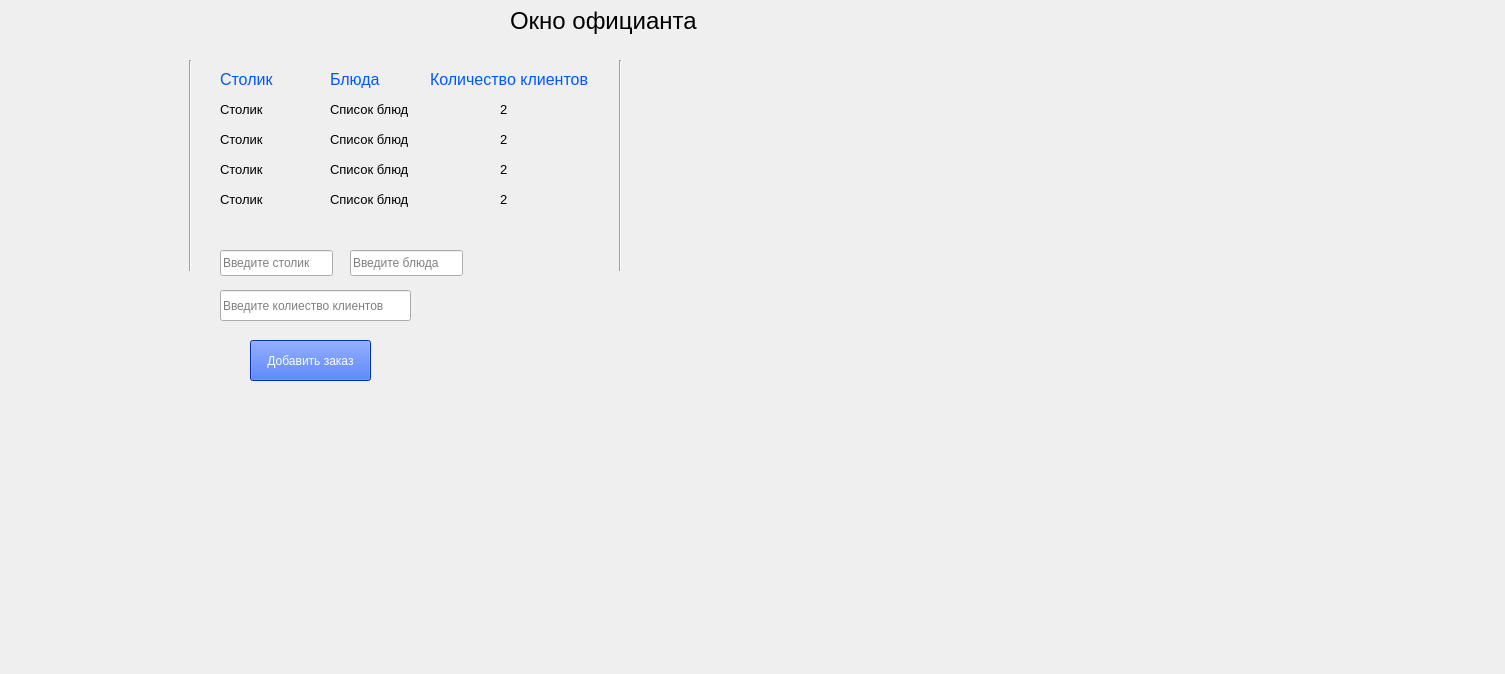
<?xml version="1.0" encoding="UTF-8"?>
<ui version="4.0">
 <class>Widget</class>
 <widget class="QWidget" name="Widget">
  <property name="geometry">
   <rect>
    <x>0</x>
    <y>0</y>
    <width>1505</width>
    <height>674</height>
   </rect>
  </property>
  <property name="windowTitle">
   <string>Widget</string>
  </property>
  <widget class="QLabel" name="label">
   <property name="geometry">
    <rect>
     <x>510</x>
     <y>0</y>
     <width>211</width>
     <height>41</height>
    </rect>
   </property>
   <property name="font">
    <font>
     <pointsize>18</pointsize>
    </font>
   </property>
   <property name="text">
    <string>Окно официанта</string>
   </property>
  </widget>
  <widget class="QLabel" name="label_2">
   <property name="geometry">
    <rect>
     <x>330</x>
     <y>70</y>
     <width>58</width>
     <height>18</height>
    </rect>
   </property>
   <property name="font">
    <font>
     <pointsize>12</pointsize>
    </font>
   </property>
   <property name="styleSheet">
    <string notr="true">color: rgb(0, 88, 255);</string>
   </property>
   <property name="text">
    <string>Блюда</string>
   </property>
  </widget>
  <widget class="QLabel" name="label_3">
   <property name="geometry">
    <rect>
     <x>430</x>
     <y>70</y>
     <width>181</width>
     <height>18</height>
    </rect>
   </property>
   <property name="font">
    <font>
     <pointsize>12</pointsize>
    </font>
   </property>
   <property name="styleSheet">
    <string notr="true">color: rgb(0, 88, 255);</string>
   </property>
   <property name="text">
    <string>Количество клиентов</string>
   </property>
  </widget>
  <widget class="QLabel" name="label_4">
   <property name="geometry">
    <rect>
     <x>220</x>
     <y>70</y>
     <width>61</width>
     <height>18</height>
    </rect>
   </property>
   <property name="font">
    <font>
     <pointsize>12</pointsize>
    </font>
   </property>
   <property name="styleSheet">
    <string notr="true">color: rgb(0, 88, 255);</string>
   </property>
   <property name="text">
    <string>Столик</string>
   </property>
  </widget>
  <widget class="QLabel" name="label_5">
   <property name="geometry">
    <rect>
     <x>220</x>
     <y>100</y>
     <width>181</width>
     <height>18</height>
    </rect>
   </property>
   <property name="font">
    <font>
     <pointsize>10</pointsize>
    </font>
   </property>
   <property name="text">
    <string>Столик</string>
   </property>
  </widget>
  <widget class="QLabel" name="label_6">
   <property name="geometry">
    <rect>
     <x>220</x>
     <y>130</y>
     <width>181</width>
     <height>18</height>
    </rect>
   </property>
   <property name="font">
    <font>
     <pointsize>10</pointsize>
    </font>
   </property>
   <property name="text">
    <string>Столик</string>
   </property>
  </widget>
  <widget class="QLabel" name="label_7">
   <property name="geometry">
    <rect>
     <x>220</x>
     <y>160</y>
     <width>181</width>
     <height>18</height>
    </rect>
   </property>
   <property name="font">
    <font>
     <pointsize>10</pointsize>
    </font>
   </property>
   <property name="text">
    <string>Столик</string>
   </property>
  </widget>
  <widget class="QLabel" name="label_8">
   <property name="geometry">
    <rect>
     <x>220</x>
     <y>190</y>
     <width>181</width>
     <height>18</height>
    </rect>
   </property>
   <property name="font">
    <font>
     <pointsize>10</pointsize>
    </font>
   </property>
   <property name="text">
    <string>Столик</string>
   </property>
  </widget>
  <widget class="QLabel" name="label_9">
   <property name="geometry">
    <rect>
     <x>330</x>
     <y>100</y>
     <width>181</width>
     <height>18</height>
    </rect>
   </property>
   <property name="font">
    <font>
     <pointsize>10</pointsize>
    </font>
   </property>
   <property name="text">
    <string>Список блюд</string>
   </property>
  </widget>
  <widget class="QLabel" name="label_10">
   <property name="geometry">
    <rect>
     <x>330</x>
     <y>130</y>
     <width>181</width>
     <height>18</height>
    </rect>
   </property>
   <property name="font">
    <font>
     <pointsize>10</pointsize>
    </font>
   </property>
   <property name="text">
    <string>Список блюд</string>
   </property>
  </widget>
  <widget class="QLabel" name="label_11">
   <property name="geometry">
    <rect>
     <x>330</x>
     <y>160</y>
     <width>181</width>
     <height>18</height>
    </rect>
   </property>
   <property name="font">
    <font>
     <pointsize>10</pointsize>
    </font>
   </property>
   <property name="text">
    <string>Список блюд</string>
   </property>
  </widget>
  <widget class="QLabel" name="label_12">
   <property name="geometry">
    <rect>
     <x>330</x>
     <y>190</y>
     <width>181</width>
     <height>18</height>
    </rect>
   </property>
   <property name="font">
    <font>
     <pointsize>10</pointsize>
    </font>
   </property>
   <property name="text">
    <string>Список блюд</string>
   </property>
  </widget>
  <widget class="QLabel" name="label_13">
   <property name="geometry">
    <rect>
     <x>500</x>
     <y>100</y>
     <width>181</width>
     <height>18</height>
    </rect>
   </property>
   <property name="font">
    <font>
     <pointsize>10</pointsize>
    </font>
   </property>
   <property name="text">
    <string>2</string>
   </property>
  </widget>
  <widget class="QLabel" name="label_14">
   <property name="geometry">
    <rect>
     <x>500</x>
     <y>130</y>
     <width>181</width>
     <height>18</height>
    </rect>
   </property>
   <property name="font">
    <font>
     <pointsize>10</pointsize>
    </font>
   </property>
   <property name="text">
    <string>2</string>
   </property>
  </widget>
  <widget class="QLabel" name="label_15">
   <property name="geometry">
    <rect>
     <x>500</x>
     <y>160</y>
     <width>181</width>
     <height>18</height>
    </rect>
   </property>
   <property name="font">
    <font>
     <pointsize>10</pointsize>
    </font>
   </property>
   <property name="text">
    <string>2</string>
   </property>
  </widget>
  <widget class="QLabel" name="label_16">
   <property name="geometry">
    <rect>
     <x>500</x>
     <y>190</y>
     <width>181</width>
     <height>18</height>
    </rect>
   </property>
   <property name="font">
    <font>
     <pointsize>10</pointsize>
    </font>
   </property>
   <property name="text">
    <string>2</string>
   </property>
  </widget>
  <widget class="Line" name="line">
   <property name="geometry">
    <rect>
     <x>610</x>
     <y>60</y>
     <width>20</width>
     <height>211</height>
    </rect>
   </property>
   <property name="orientation">
    <enum>Qt::Vertical</enum>
   </property>
  </widget>
  <widget class="Line" name="line_2">
   <property name="geometry">
    <rect>
     <x>180</x>
     <y>60</y>
     <width>20</width>
     <height>211</height>
    </rect>
   </property>
   <property name="orientation">
    <enum>Qt::Vertical</enum>
   </property>
  </widget>
  <widget class="QLineEdit" name="lineEdit">
   <property name="geometry">
    <rect>
     <x>220</x>
     <y>250</y>
     <width>113</width>
     <height>26</height>
    </rect>
   </property>
   <property name="text">
    <string/>
   </property>
   <property name="placeholderText">
    <string>Введите столик</string>
   </property>
  </widget>
  <widget class="QLineEdit" name="lineEdit_2">
   <property name="geometry">
    <rect>
     <x>350</x>
     <y>250</y>
     <width>113</width>
     <height>26</height>
    </rect>
   </property>
   <property name="text">
    <string/>
   </property>
   <property name="placeholderText">
    <string>Введите блюда</string>
   </property>
  </widget>
  <widget class="QLineEdit" name="lineEdit_3">
   <property name="geometry">
    <rect>
     <x>220</x>
     <y>290</y>
     <width>191</width>
     <height>31</height>
    </rect>
   </property>
   <property name="text">
    <string/>
   </property>
   <property name="placeholderText">
    <string>Введите колиество клиентов</string>
   </property>
  </widget>
  <widget class="QPushButton" name="pushButton">
   <property name="geometry">
    <rect>
     <x>250</x>
     <y>340</y>
     <width>121</width>
     <height>41</height>
    </rect>
   </property>
   <property name="styleSheet">
    <string notr="true">color: rgb(255, 255, 255);
background-color: rgb(0, 65, 255);</string>
   </property>
   <property name="text">
    <string>Добавить заказ</string>
   </property>
  </widget>
 </widget>
 <resources/>
 <connections/>
</ui>
